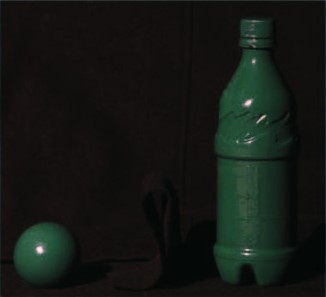
#> input picture data/bottle/image1.jpg, 326 x 297 px, found by its file name; its folder holds only this picture in this run
$ jupyter execute --allow-errors same_material.ipynb
#> lines starting #> are read from the running program, lines starting #| are printed output that depends on the picture
[cell 1]
import os
import numpy as np
import skimage
import matplotlib
import matplotlib.pyplot as plt
import cv2
import pickle
import math
import scipy.interpolate
from scipy.ndimage import gaussian_filter
from skimage import color
from matplotlib.colors import LightSource
from mpl_toolkits.mplot3d import Axes3D
from pylab import cm
from mpl_toolkits.mplot3d import proj3d
from sklearn.neighbors import NearestNeighbors
from cp_hw5 import *

[cell 2]
def imread(name):
#> called with name = '../data/bottle2/image1.jpg'
    res = cv2.imread(name)
#> res is the input picture: shape (297, 326, 3); mean B, G, R 20, 24.1, 20
    res = res[...,::-1] # BGR to RGB
#> `image = image[::RESIZE,::RESIZE,:]`:
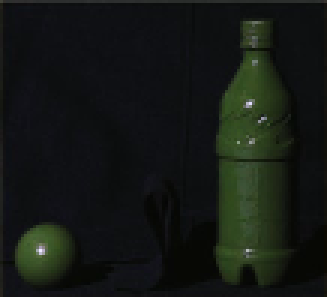
#> image: shape (99, 109, 3) float64 (shown 3 times larger); mean of channels 0, 1, 2 0.0792, 0.0949, 0.079; drawn as B, G, R
    return res

def imwrite(name, data):
    cv2.imwrite(name, data[:, :, ::-1])

[cell 3]
SRC = "bottle2"
NUM_IMAGES = 9
SRC_DIR = f"../data/{SRC}"
OUT_DIR = f"../output/{SRC}"
RESIZE = 3

[cell 4]
images = []
#> (the rest of this cell did not finish here and is left out)
